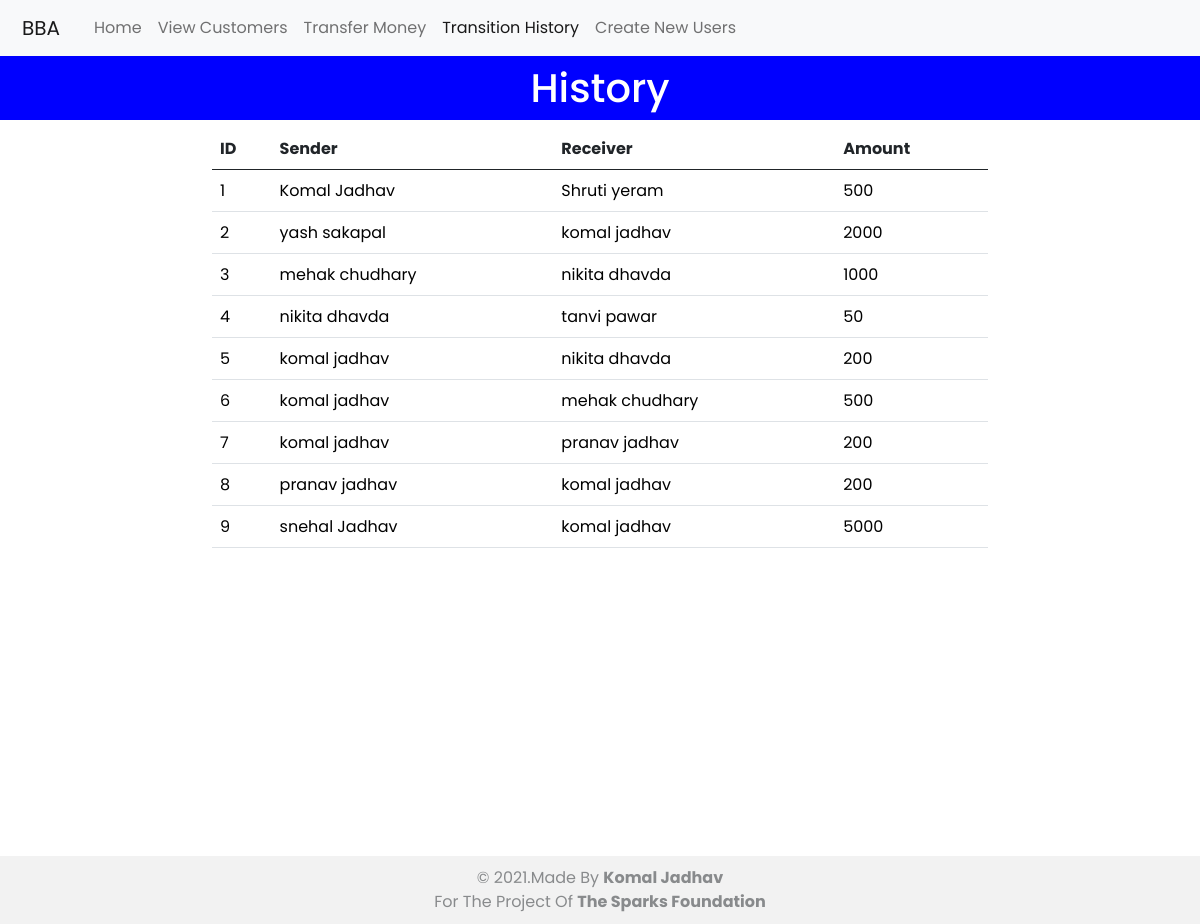
The page /history.php on the database its author committed.
### tables this page shows
CREATE TABLE `transfer` (
  `sid` int(4) NOT NULL,
  `sender` text NOT NULL,
  `receiver` text NOT NULL,
  `amount` int(15) NOT NULL
);

### history.php (the view, shortened to what this page needs)
<?php
include "connection.php";
$select="SELECT * FROM transfer";
$select_query=mysqli_query($con,$select);
?>
<!DOCTYPE html>
<html lang="en">
<head>
    <link href="https://cdn.jsdelivr.net/npm/bootstrap@5.0.2/dist/css/bootstrap.min.css" rel="stylesheet"
 />
    <link rel="stylesheet" href="css/style.css?v=<?php echo time(); ?>">
</head>
<body>
    <nav class="navbar navbar-expand-lg navbar-light bg-light">
        <div class="container-fluid">
            <a class="navbar-brand logo" href="#">BBA</a>
            <div class="collapse navbar-collapse" id="navbarSupportedContent">
                <ul class="navbar-nav me-auto mb-2 mb-lg-0">
                    <li class="nav-item">
                        <a class="nav-link" aria-current="page" href="index.php">Home</a>
                    </li>
                    <li class="nav-item">
                        <a class="nav-link" href="view.php">View Customers</a>
                    </li>
                    <li class="nav-item">
                        <a class="nav-link" href="transaction.php">Transfer Money</a>
                    </li>
                    <li class="nav-item">
                        <a class="nav-link active" href="history.php">Transition History</a>
                    </li>
                    <li class="nav-item">
                        <a class="nav-link" href="user.php">Create New Users</a>
                    </li>
                </ul>
            </div>
        </div>
    </nav>
    <div class="container-fluid">
        <div class="row row-history color">
            <h2 class="text-center">History</h2>
            <br>
            <div class="col-md-offset-2 col-md-8">
                <table class="table">
                    <thead>
                        <tr>
                            <th>ID</th>
                            <th>Sender</th>
                            <th>Receiver</th>
                            <th>Amount</th>
                        </tr>
                    </thead>
                    <tbody>
                        <?php
                        while($row=mysqli_fetch_assoc($select_query)){
                        ?>
                        <tr style="color: #003399">
                            <td><?php echo $row['sid'] ?></td>
                            <td><?php echo $row['sender']?></td>
                            <td><?php echo $row['receiver']?></td>
                            <td><?php echo $row['amount']?></td>
                        </tr>
                        <?php
                        }
                        ?>
                    </tbody>
                </table>
            </div>
        </div>
    </div>
    <footer class="text-center history-footer">
        <p>&copy 2021.Made by <span>Komal Jadhav</span><br> For the Project of <span>The Sparks Foundation</span></p>
    </footer>
</body>
</html>

### css/style.css (style rules this page uses)
* { margin: 0; padding: 0; box-sizing: border-box; font-family: "Poppins", sans-serif; }
body { height: 100vh; scroll-behavior: smooth; overflow-x: hidden; }
.logo { color: rgb(53, 53, 247); }
.data-text h1, h2, p { text-transform: capitalize; font-size: 2.5rem; }
.row { display: flex; justify-content: center; align-items: center; height: 50vh; text-align: center; flex-direction: row; flex-wrap: wrap; }
.cust-btn, a { color: white; text-decoration: none; padding: 10px; }
.color h2 { background-color: blue; color: white; padding: 8px 0px; }
td { color: black; }
footer { margin-top: 300px; margin-bottom: 0px; background-color: #f2f2f2; }
footer p { padding: 10px 0px; margin-bottom: 0px; font-size: 1rem; opacity: 0.5; }
footer span { font-weight: bold; }
.view-footer, .transfer-footer, .history-footer { margin-top: 400px; }

### rows shown on the page
transfer: sid "1", sender "Komal Jadhav", receiver "Shruti yeram", amount "500"
transfer: sid "2", sender "yash sakapal", receiver "komal jadhav", amount "2000"
transfer: sid "3", sender "mehak chudhary", receiver "nikita dhavda", amount "1000"
transfer: sid "4", sender "nikita dhavda", receiver "tanvi pawar", amount "50"
transfer: sid "5", sender "komal jadhav", receiver "nikita dhavda", amount "200"
transfer: sid "6", sender "komal jadhav", receiver "mehak chudhary", amount "500"
transfer: sid "7", sender "komal jadhav", receiver "pranav jadhav", amount "200"
transfer: sid "8", sender "pranav jadhav", receiver "komal jadhav", amount "200"
transfer: sid "9", sender "snehal Jadhav", receiver "komal jadhav", amount "5000"
